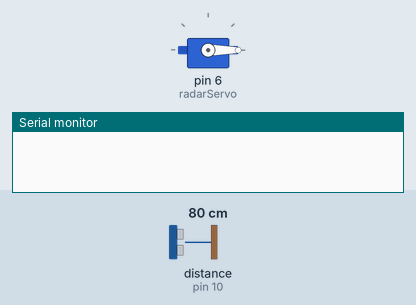
This sketch was run on a simulated Arduino Uno, built with avr-gcc and run on an emulated ATmega328P. Shown: servo, the last lines printed to the serial monitor. Wiring (inferred from the names in the program): ultrasonic range finder: trigger pin 9; echo pin 10. Inputs (shaded band) come from the test bench; at power-on: distance to the obstacle (sensor on pin 10) 80 cm. The echo pulse lasts 58.3 µs per cm.

Above: at 0.01 s.
1.3 s: distance to the obstacle (sensor on pin 10) set to 35 cm
At 4.28 s:
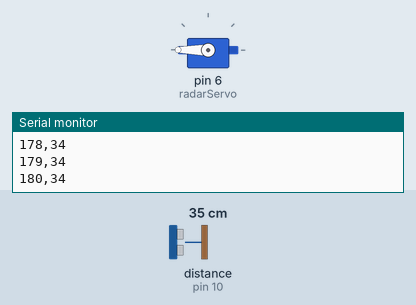
4.3 s: distance to the obstacle (sensor on pin 10) set to 2 cm
At 5.0 s:
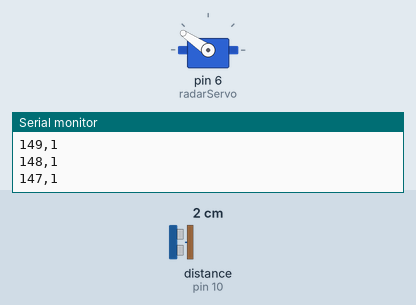
7.3 s: distance to the obstacle (sensor on pin 10) set to 9 cm
10.3 s: distance to the obstacle (sensor on pin 10) set to 18 cm
Timing chart, 0 to 14.3 s (numbered marks = the images above; inputs shaded):
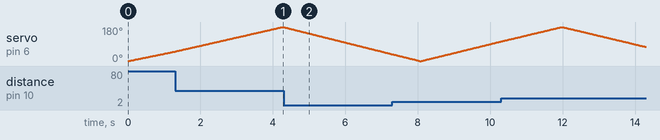

The sketch:

ultrasonic_sensor.ino
```cpp
#include <Servo.h>

Servo radarServo;

int trigPin = 9;
int echoPin = 10;

void setup() {

  radarServo.attach(6);

  pinMode(trigPin, OUTPUT);
  pinMode(echoPin, INPUT);

  Serial.begin(9600);
}

void loop() {

  // Sweep left to right
  for (int angle = 0; angle <= 180; angle++) {

    radarServo.write(angle);
    delay(20);

    int distance = getDistance();

    Serial.print(angle);
    Serial.print(",");
    Serial.println(distance);
  }

  // Sweep right to left
  for (int angle = 180; angle >= 0; angle--) {

    radarServo.write(angle);
    delay(20);

    int distance = getDistance();

    Serial.print(angle);
    Serial.print(",");
    Serial.println(distance);
  }
}

int getDistance() {

  digitalWrite(trigPin, LOW);
  delayMicroseconds(2);

  digitalWrite(trigPin, HIGH);
  delayMicroseconds(10);

  digitalWrite(trigPin, LOW);

  long duration = pulseIn(echoPin, HIGH);

  int distance = duration * 0.0343 / 2;

  return distance;
}
```

Measured:
- by itself, servo on pin 6 (radarServo): rises from 104° to 180° in 1.6 s, then falls to 75° in 2.3 s
